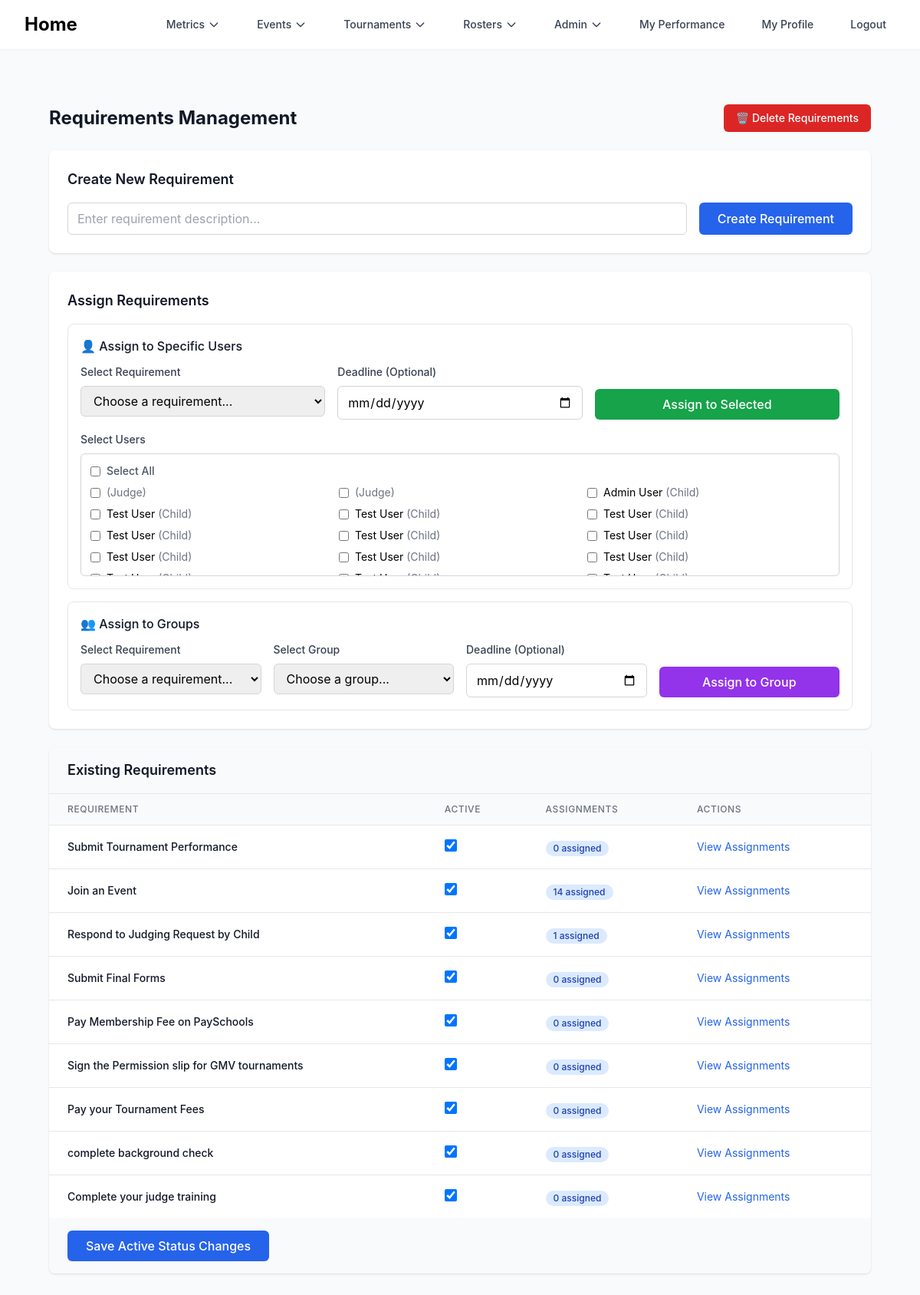
Page /admin/requirements (signed in) on the committed database.
### mason_snd/models/auth.py (models this page shows, shortened)
class User(db.Model):
    id = db.Column(db.Integer, primary_key=True)
    first_name = db.Column(db.String(50), nullable=False)
    last_name = db.Column(db.String(50), nullable=False)
    email = db.Column(db.String(50), nullable=True)
    password = db.Column(db.String(500), nullable=True)
    phone_number = db.Column(db.String(50), nullable=True)
    is_parent = db.Column(db.Boolean, default=False)
    role = db.Column(db.Integer, default=0)
    judging_reqs = db.Column(db.String(5000), nullable=True)
    emergency_contact_first_name = db.Column(db.String(50), nullable=True)
    emergency_contact_last_name = db.Column(db.String(50), nullable=True)
    emergency_contact_number = db.Column(db.String(50), nullable=True)
    emergency_contact_relationship = db.Column(db.String(50), nullable=True)
    emergency_contact_email = db.Column(db.String(50), nullable=True)
    child_first_name = db.Column(db.String(50), nullable=True)
    child_last_name = db.Column(db.String(50), nullable=True)
    points = db.Column(db.Integer, default=0)
    drops = db.Column(db.Integer, default=0)
    bids = db.Column(db.Integer, default=0)
    tournaments_attended_number = db.Column(db.Integer, default=0)
    account_claimed = db.Column(db.Boolean, default=False)

### mason_snd/models/admin.py (models this page shows)
class Requirements(db.Model):
    id = db.Column(db.Integer, primary_key=True)
    body = db.Column(db.String)
    active = db.Column(db.Boolean, default=True, nullable=False)

### mason_snd/blueprints/admin/admin.py (the view, shortened to what this page needs)
@admin_bp.route('/requirements', methods=['GET', 'POST'])
def requirements():
    user_id = session.get('user_id')
    if not user_id:
        flash('Please log in to access this page.', 'error')
        return redirect(url_for('auth.login'))
    user = User.query.filter_by(id=user_id).first()
    if not user or user.role <= 1:
        flash('Restricted Access!!!!!')
        return redirect(url_for('profile.index', user_id=user_id))
    requirements = Requirements.query.all()
    all_users = User.query.order_by(User.last_name, User.first_name).all()
    children_count = User.query.filter_by(is_parent=False).join(
        Judges, Judges.child_id == User.id
    ).count()
    judges_count = User.query.filter_by(is_parent=True).count()
    return render_template('admin/requirements.html',
                         requirements=requirements,
                         all_users=all_users,
                         children_count=children_count,
                         judges_count=judges_count)

### mason_snd/templates/admin/requirements.html (shortened to what this page needs)
{% extends "admin/base.html" %}
{% block content %}
<div class="py-8 px-4 sm:px-6 lg:px-8">
    <div class="flex justify-between items-center mb-6">
        <h1 class="text-2xl font-bold text-gray-900">Requirements Management</h1>
        <a href="{{ url_for('admin.delete_requirements') }}"
           class="bg-red-600 hover:bg-red-700 text-white px-4 py-2 rounded-md text-sm font-medium transition">
            🗑️ Delete Requirements
        </a>
    </div>
    <div class="bg-white shadow rounded-lg p-6 mb-6">
        <h2 class="text-lg font-semibold text-gray-900 mb-4">Create New Requirement</h2>
        <form method="post" class="flex gap-4">
            <div class="flex-1">
                <input type="text" name="requirement_body"
                       placeholder="Enter requirement description..."
                       class="w-full px-3 py-2 border border-gray-300 rounded-md focus:outline-none focus:ring-2 focus:ring-blue-500 focus:border-transparent"
                       required>
            </div>
            <button type="submit"
                    class="bg-blue-600 hover:bg-blue-700 text-white px-6 py-2 rounded-md font-medium transition">
                Create Requirement
            </button>
        </form>
    </div>
    <div class="bg-white shadow rounded-lg p-6 mb-6">
        <h2 class="text-lg font-semibold text-gray-900 mb-4">Assign Requirements</h2>
        <div class="border border-gray-200 rounded-lg p-4 mb-4">
            <h3 class="text-md font-medium text-gray-900 mb-3">👤 Assign to Specific Users</h3>
            <form method="post">
                <div class="grid grid-cols-1 md:grid-cols-3 gap-4 mb-4">
                    <div>
                        <label class="block text-sm font-medium text-gray-700 mb-2">Select Requirement</label>
                        <select name="requirement_id" class="w-full px-3 py-2 border border-gray-300 rounded-md focus:outline-none focus:ring-2 focus:ring-blue-500" required>
                            <option value="">Choose a requirement...</option>
                        </select>
                    </div>
                    <div>
                        <label class="block text-sm font-medium text-gray-700 mb-2">Deadline (Optional)</label>
                        <input type="date" name="deadline"
                               class="w-full px-3 py-2 border border-gray-300 rounded-md focus:outline-none focus:ring-2 focus:ring-blue-500">
                    </div>
                    <div class="flex items-end">
                        <button type="submit"
                                class="w-full bg-green-600 hover:bg-green-700 text-white px-4 py-2 rounded-md font-medium transition">
                            Assign to Selected
                        </button>
                    </div>
                </div>
                <div>
                    <label class="block text-sm font-medium text-gray-700 mb-2">Select Users</label>
                    <div class="border border-gray-300 rounded-md p-3 max-h-40 overflow-y-auto">
                        <div class="flex items-center mb-2">
                            <input type="checkbox" id="selectAll" class="mr-2">
                            <label for="selectAll" class="text-sm font-medium text-gray-600">Select All</label>
                        </div>
                        <div class="grid grid-cols-1 md:grid-cols-2 lg:grid-cols-3 gap-2">
                            {% for user in all_users %}
                            <label class="flex items-center">
                                <input type="checkbox" name="selected_users" value="{{ user.id }}" class="user-checkbox mr-2">
                                <span class="text-sm">{{ user.first_name }} {{ user.last_name }}
                                    <span class="text-gray-500">({{ 'Judge' if user.is_parent else 'Child' }})</span>
                                </span>
                            </label>
                            {% endfor %}
                        </div>
                    </div>
                </div>
            </form>
        </div>
        <div class="border border-gray-200 rounded-lg p-4">
            <h3 class="text-md font-medium text-gray-900 mb-3">👥 Assign to Groups</h3>
            <form method="post">
                <div class="grid grid-cols-1 md:grid-cols-4 gap-4">
                    <div>
                        <label class="block text-sm font-medium text-gray-700 mb-2">Select Requirement</label>
                        <select name="requirement_id" class="w-full px-3 py-2 border border-gray-300 rounded-md focus:outline-none focus:ring-2 focus:ring-blue-500" required>
                            <option value="">Choose a requirement...</option>
                        </select>
                    </div>
                    <div>
                        <label class="block text-sm font-medium text-gray-700 mb-2">Select Group</label>
                        <select name="group_type" class="w-full px-3 py-2 border border-gray-300 rounded-md focus:outline-none focus:ring-2 focus:ring-blue-500" required>
                            <option value="">Choose a group...</option>
                        </select>
                    </div>
                    <div>
                        <label class="block text-sm font-medium text-gray-700 mb-2">Deadline (Optional)</label>
                        <input type="date" name="deadline"
                               class="w-full px-3 py-2 border border-gray-300 rounded-md focus:outline-none focus:ring-2 focus:ring-blue-500">
                    </div>
                    <div class="flex items-end">
                        <button type="submit"
                                class="w-full bg-purple-600 hover:bg-purple-700 text-white px-4 py-2 rounded-md font-medium transition">
                            Assign to Group
                        </button>
                    </div>
                </div>
            </form>
        </div>
    </div>
    <div class="bg-white shadow rounded-lg overflow-hidden">
        <div class="px-6 py-4 bg-gray-50 border-b border-gray-200">
            <h2 class="text-lg font-semibold text-gray-900">Existing Requirements</h2>
        </div>
        <form method="post">
            <table class="min-w-full divide-y divide-gray-200">
                <thead class="bg-gray-50">
                    <tr>
                        <th class="px-6 py-3 text-left text-xs font-medium text-gray-500 uppercase tracking-wider">Requirement</th>
                        <th class="px-6 py-3 text-left text-xs font-medium text-gray-500 uppercase tracking-wider">Active</th>
                        <th class="px-6 py-3 text-left text-xs font-medium text-gray-500 uppercase tracking-wider">Assignments</th>
                        <th class="px-6 py-3 text-left text-xs font-medium text-gray-500 uppercase tracking-wider">Actions</th>
                    </tr>
                </thead>
                <tbody class="divide-y divide-gray-200">
                    {% for req in requirements %}
                    <tr class="hover:bg-gray-50">
                        <td class="px-6 py-4 whitespace-nowrap">
                            <div class="text-sm font-medium text-gray-900">{{ req.body }}</div>
                        </td>
                        <td class="px-6 py-4 whitespace-nowrap">
                            <input type="checkbox" name="active_{{ req.id }}" {% if req.active %}checked{% endif %}
                                   class="h-4 w-4 text-blue-600 focus:ring-blue-500 border-gray-300 rounded">
                        </td>
                        <td class="px-6 py-4 whitespace-nowrap">
                            <span class="inline-flex items-center px-2.5 py-0.5 rounded-full text-xs font-medium bg-blue-100 text-blue-800">
                                {{ req.requirement|length }} assigned
                            </span>
                        </td>
                        <td class="px-6 py-4 whitespace-nowrap text-sm text-gray-500">
                            <a href="{{ url_for('admin.view_requirement_assignments', requirement_id=req.id) }}"
                               class="text-blue-600 hover:text-blue-900 mr-3">View Assignments</a>
                        </td>
                    </tr>
                    {% endfor %}
                </tbody>
            </table>
            <div class="px-6 py-4 bg-gray-50">
                <button type="submit" class="bg-blue-600 hover:bg-blue-700 text-white px-6 py-2 rounded-md font-medium transition">
                    Save Active Status Changes
                </button>
            </div>
        </form>
    </div>
</div>
{% endblock %}

### mason_snd/templates/admin/base.html (style rules this page uses)
body { font-family: 'Inter', sans-serif; }

### rows in the picture
User: is_parent "Judge"
User: is_parent "Judge"
User: first_name "Admin", last_name "User", is_parent "Child"
User: first_name "Test", last_name "User", is_parent "Child"
User: first_name "Test", last_name "User", is_parent "Child"
User: first_name "Test", last_name "User", is_parent "Child"
User: first_name "Test", last_name "User", is_parent "Child"
User: first_name "Test", last_name "User", is_parent "Child"
User: first_name "Test", last_name "User", is_parent "Child"
User: first_name "Test", last_name "User", is_parent "Child"
User: first_name "Test", last_name "User", is_parent "Child"
User: first_name "Test", last_name "User", is_parent "Child"
Requirements: body "Submit Tournament Performance", active "☑", requirement|length "0"
Requirements: body "Join an Event", active "☑", requirement|length "14"
Requirements: body "Respond to Judging Request by Child", active "☑", requirement|length "1"
Requirements: body "Submit Final Forms", active "☑", requirement|length "0"
Requirements: body "Pay Membership Fee on PaySchools", active "☑", requirement|length "0"
Requirements: body "Sign the Permission slip for GMV tournaments", active "☑", requirement|length "0"
Requirements: body "Pay your Tournament Fees", active "☑", requirement|length "0"
Requirements: body "complete background check", active "☑", requirement|length "0"
Requirements: body "Complete your judge training", active "☑", requirement|length "0"
